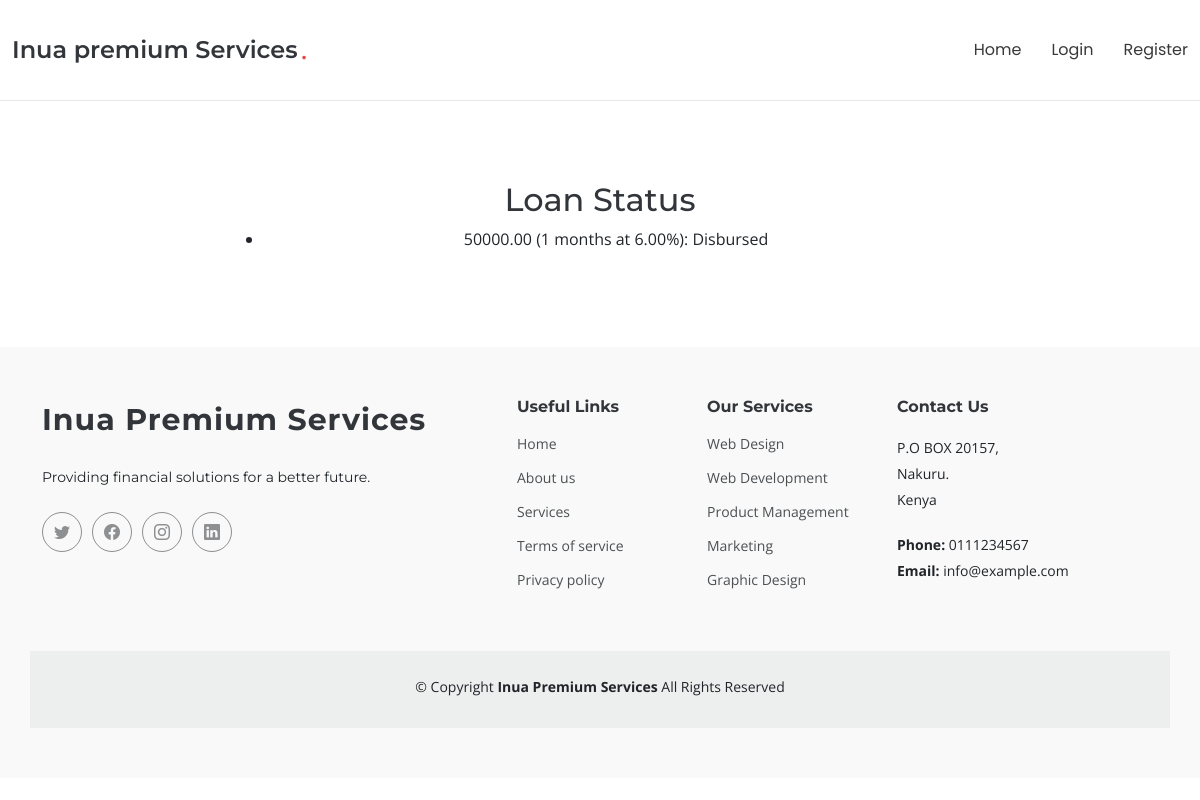
The page /client/loan_status.php on the database as committed earlier.
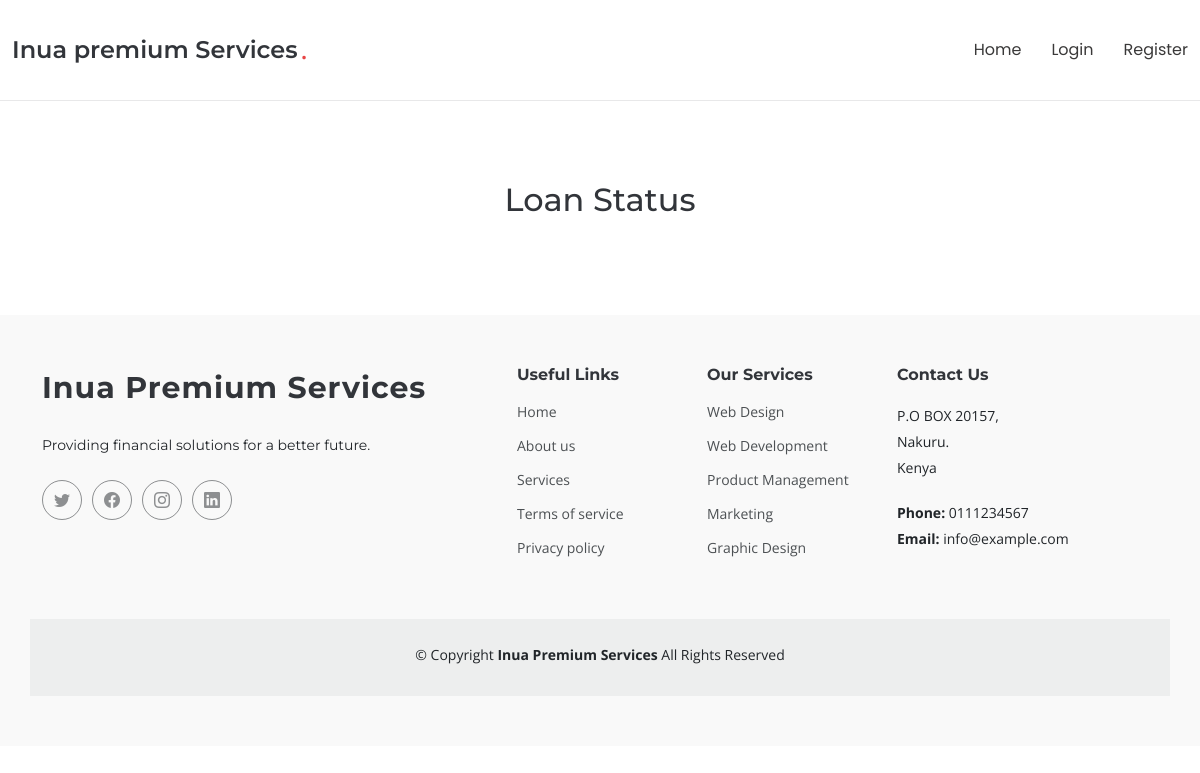
The same page on the database as committed later.
### tables this page shows
CREATE TABLE `loans` (
  `id` int(11) NOT NULL,
  `client_id` int(11) NOT NULL,
  `amount` decimal(10,2) NOT NULL,
  `term` int(11) NOT NULL,
  `interest_rate` decimal(5,2) NOT NULL,
  `status` enum('Pending','Approved','Rejected','Disbursed') NOT NULL,
  `due_date` date DEFAULT NULL,
  `loan_officer` int(11) NOT NULL
);

### includes/functions.php (called while the page is built, shortened)
<?php
function db_connect() {
    $host = 'localhost';
    $db = 'microfinance';
    $user = 'root';
    $pass = '';
    try {
        return new PDO("mysql:host=$host;dbname=$db", $user, $pass, [
            PDO::ATTR_ERRMODE => PDO::ERRMODE_EXCEPTION,
            PDO::ATTR_DEFAULT_FETCH_MODE => PDO::FETCH_ASSOC,
        ]);
    } catch (PDOException $e) {
        die('Connection failed: ' . $e->getMessage());
    }
}
?>

### client/loan_status.php (the view)
<?php
include '../includes/header.php';
include '../includes/functions.php';
$loans = db_connect()->query("SELECT * FROM loans WHERE client_id = 1")->fetchAll(PDO::FETCH_ASSOC);
?>
<h2>Loan Status</h2>
<ul>
    <?php foreach ($loans as $loan): ?>
    <li>
        <?= $loan['amount'] ?> (<?= $loan['term'] ?> months at <?= $loan['interest_rate'] ?>%): <?= $loan['status'] ?>
    </li>
    <?php endforeach; ?>
</ul>
<?php include '../includes/footer.php'; ?>

Rows that differ between the two databases and show on the page:
removed loans: amount "50000.00", term "1", interest_rate "6.00", status "Disbursed"
